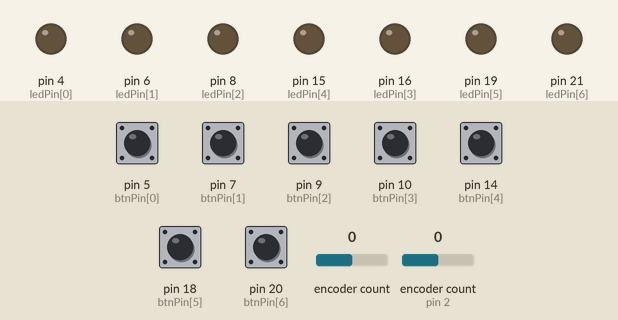
Simulated run of this sketch. Board: Arduino Leonardo, built with avr-gcc and run on an emulated ATmega32U4. Parts: output pins drawn as LEDs (lit = HIGH). The inputs (shaded band) are chosen by the test bench; at power-on: pin 5 (btnPin[0]), pin 7 (btnPin[1]), pin 9 (btnPin[2]), pin 10 (btnPin[3]), pin 14 (btnPin[4]), pin 18 (btnPin[5]), pin 20 (btnPin[6]) LOW, encoder count 0, encoder count (sensor on pin 2) 0.

Above: at 1.2 s.
1.3 s: pin 5 (btnPin[0]) pulled HIGH for 0.15 s
At 1.37 s:
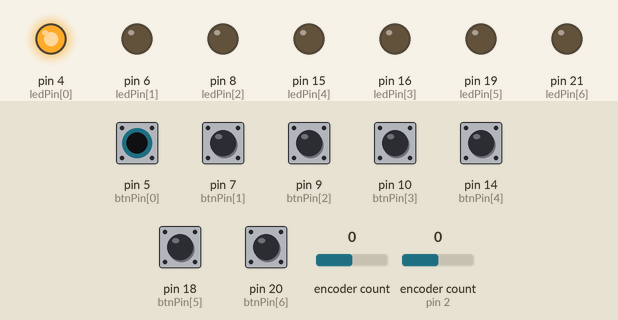
2.9 s: pin 7 (btnPin[1]) pulled HIGH for 0.15 s
At 2.97 s:
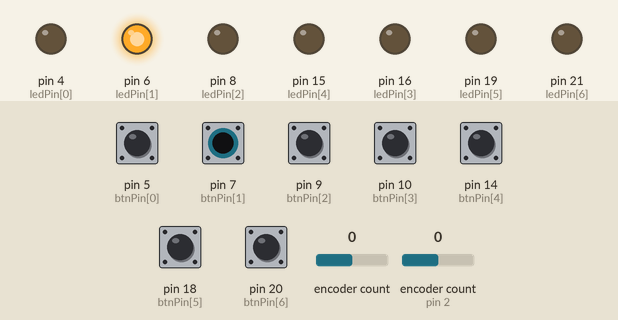
4.5 s: pin 9 (btnPin[2]) pulled HIGH for 0.15 s
At 4.57 s:
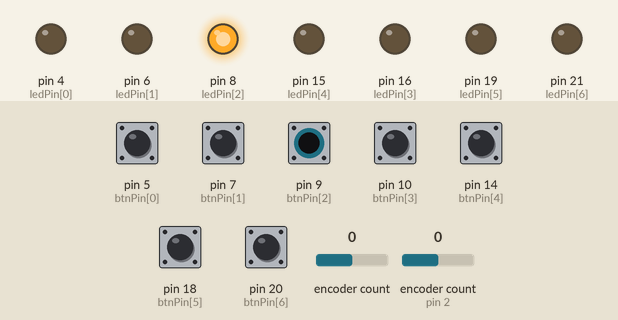
6.1 s: pin 10 (btnPin[3]) pulled HIGH for 0.15 s
At 6.17 s:
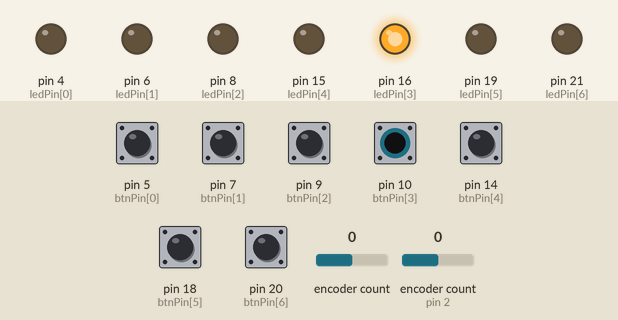
7.7 s: pin 14 (btnPin[4]) pulled HIGH for 0.15 s
At 7.77 s:
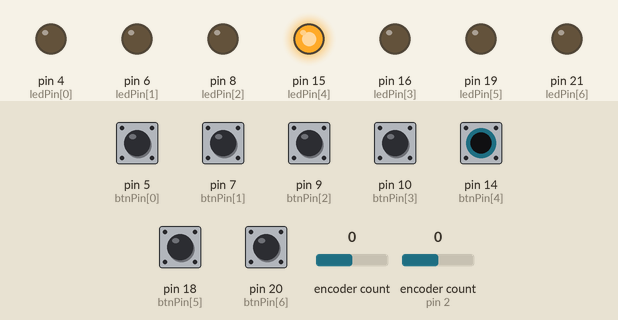
9.3 s: pin 18 (btnPin[5]) pulled HIGH for 0.15 s
At 9.37 s:
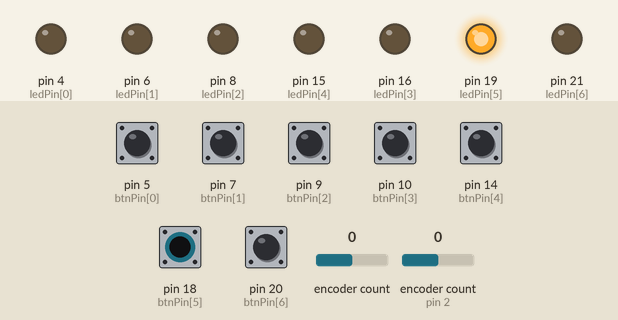
Timing chart, 0 to 11.9 s (numbered marks = the images above; inputs shaded):
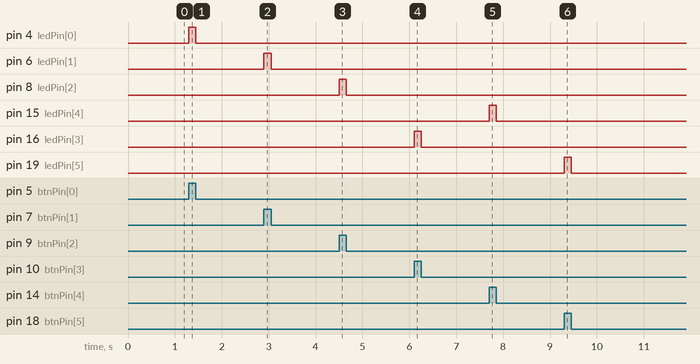

Measured:
- after the input at 1.3 s, pin 4 (ledPin[0]): LOW → HIGH at once, → LOW 0.15 s later
- after the input at 2.9 s, pin 6 (ledPin[1]): LOW → HIGH at once, → LOW 0.15 s later
- after the input at 4.5 s, pin 8 (ledPin[2]): LOW → HIGH at once, → LOW 0.15 s later
- after the input at 6.1 s, pin 16 (ledPin[3]): LOW → HIGH at once, → LOW 0.15 s later
- after the input at 7.7 s, pin 15 (ledPin[4]): LOW → HIGH at once, → LOW 0.15 s later
- after the input at 9.3 s, pin 19 (ledPin[5]): LOW → HIGH at once, → LOW 0.15 s later

The sketch:

SDVX_con.ino
```cpp
#include <HID-Project.h>
#include <Encoder.h>
#define ENC_TIME 80

// 로티러 엔코더
Encoder leftEnc(0, 1);
Encoder rightEnc(2, 3);
long pos = 0;
long encCheck[2] = {0, 0};
long encDir[2] = {0, 0};
long encTime[2] = {0, 0};

// 버튼
int ledPin[7] = {4, 6, 8, 16, 15, 19, 21};
int btnPin[7] = {5, 7, 9, 10, 14, 18, 20};
int btnCheck[7] = {0, 0, 0, 0, 0, 0, 0};

// for 변수
int i = 0;

/* 입력키 : 본인의 컨트롤러에 맞게 변경 */
char btnChar[7] = {'\n', 'c', 'm', 'd', 'f', 'j', 'k'};
char encChar[4] = {';', 'l', 's', 'a'};

void setup() {
  for(i=0; i<7; i++) {
    pinMode(ledPin[i], OUTPUT);
    pinMode(btnPin[i], INPUT);
  }
}

void loop() {
  /* 버튼 인식 */
  for(i=0; i<7; i++) {
    if(btnCheck[i] != digitalRead(btnPin[i])) {
      btnCheck[i] = (btnCheck[i] + 1) % 2;
      if(btnCheck[i]) {
        NKROKeyboard.press(btnChar[i]);
      } else {
        NKROKeyboard.release(btnChar[i]);
      }
      digitalWrite(ledPin[i], btnCheck[i] ? HIGH : LOW);
    }
  }

  /* 노브 인식 */
  for(i=0; i<2; i++) {
    pos = (i ? leftEnc.read() : rightEnc.read()) / 4;
    if(encCheck[i] < pos) { // 오른쪽
      if(encDir[i] != 1) {
        NKROKeyboard.press(encChar[i * 2]);
        NKROKeyboard.release(encChar[i * 2 + 1]);
        encDir[i] = 1;
      }
    } else if(encCheck[i] > pos) { // 왼쪽
      if(encDir[i] != -1) {
        NKROKeyboard.press(encChar[i * 2 + 1]);
        NKROKeyboard.release(encChar[i * 2]);
        encDir[i] = -1;
      }
    } else {
      if(encDir[i]) {
        encTime[i] = millis() + ENC_TIME;
        encDir[i] = 0;
      } else if(encTime[i] < millis()) {
        NKROKeyboard.release(encChar[i * 2]);
        NKROKeyboard.release(encChar[i * 2 + 1]);
      }
    }
    encCheck[i] = pos;
  }
}
```
